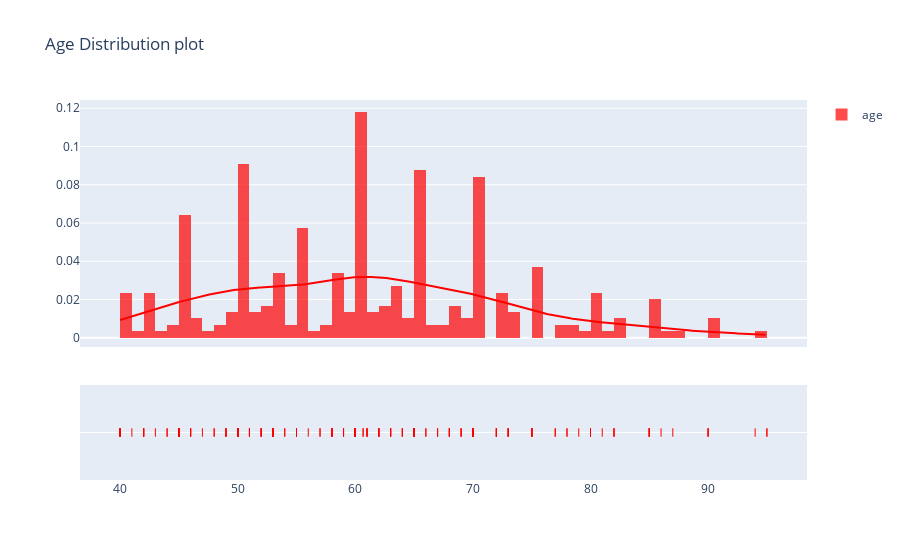

Source (notebook cell):
### Code cell
# A Histogram with Density Show Using Pie Plot From Plotly

hist_data =[df["age"].values]
group_labels = ['age'] 

fig = ff.create_distplot(hist_data, group_labels, colors=['red'])
fig.update_layout(title_text='Age Distribution plot')

fig.show()

### Figure 1 — Plotly figure (JSON) as saved in the notebook; plotly's stock layout.template omitted (floating-point values rounded to 4 significant figures; data arrays with more than 128 entries replaced by an {"elided": "..."} marker saying what was removed)
{"data": [{"autobinx": false, "histnorm": "probability density", "legendgroup": "age", "marker": {"color": "red"}, "name": "age", "opacity": 0.7, "type": "histogram", "x": {"elided": "299 float values"}, "xaxis": "x", "xbins": {"end": 95, "size": 1, "start": 40}, "yaxis": "y"}, {"legendgroup": "age", "marker": {"color": "red"}, "mode": "lines", "name": "age", "showlegend": false, "type": "scatter", "x": {"elided": "500 float values"}, "xaxis": "x", "y": {"elided": "500 float values"}, "yaxis": "y"}, {"legendgroup": "age", "marker": {"color": "red", "symbol": "line-ns-open"}, "mode": "markers", "name": "age", "showlegend": false, "type": "scatter", "x": {"elided": "299 float values"}, "xaxis": "x", "y": {"elided": "299 str values"}, "yaxis": "y2"}], "layout": {"barmode": "overlay", "hovermode": "closest", "legend": {"traceorder": "reversed"}, "title": {"text": "Age Distribution plot"}, "xaxis": {"anchor": "y2", "domain": [0, 1], "zeroline": false}, "yaxis": {"anchor": "free", "domain": [0.35, 1], "position": 0}, "yaxis2": {"anchor": "x", "domain": [0, 0.25], "dtick": 1, "showticklabels": false}}}
